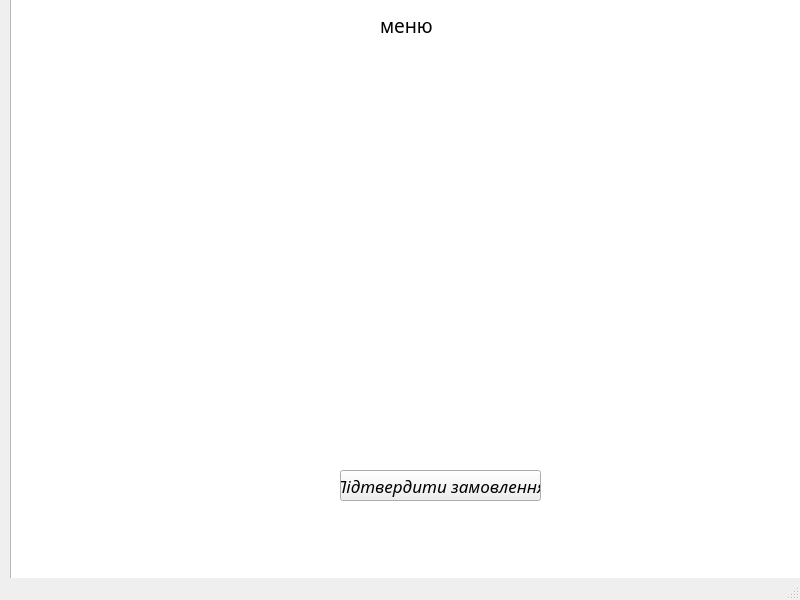
<?xml version="1.0" encoding="UTF-8"?>
<ui version="4.0">
 <class>second</class>
 <widget class="QMainWindow" name="second">
  <property name="geometry">
   <rect>
    <x>0</x>
    <y>0</y>
    <width>800</width>
    <height>600</height>
   </rect>
  </property>
  <property name="windowTitle">
   <string>MainWindow</string>
  </property>
  <widget class="QWidget" name="centralwidget">
   <widget class="QGraphicsView" name="graphicsView">
    <property name="geometry">
     <rect>
      <x>10</x>
      <y>-40</y>
      <width>861</width>
      <height>631</height>
     </rect>
    </property>
   </widget>
   <widget class="QLabel" name="label">
    <property name="geometry">
     <rect>
      <x>380</x>
      <y>10</y>
      <width>61</width>
      <height>31</height>
     </rect>
    </property>
    <property name="font">
     <font>
      <family>Segoe Print</family>
      <pointsize>14</pointsize>
     </font>
    </property>
    <property name="text">
     <string>меню</string>
    </property>
   </widget>
   <widget class="QPushButton" name="pushButton">
    <property name="geometry">
     <rect>
      <x>340</x>
      <y>470</y>
      <width>201</width>
      <height>31</height>
     </rect>
    </property>
    <property name="font">
     <font>
      <family>Monotype Corsiva</family>
      <pointsize>13</pointsize>
      <italic>true</italic>
     </font>
    </property>
    <property name="text">
     <string>Підтвердити замовлення</string>
    </property>
   </widget>
  </widget>
  <widget class="QMenuBar" name="menubar">
   <property name="geometry">
    <rect>
     <x>0</x>
     <y>0</y>
     <width>800</width>
     <height>21</height>
    </rect>
   </property>
  </widget>
  <widget class="QStatusBar" name="statusbar"/>
 </widget>
 <resources/>
 <connections/>
</ui>
